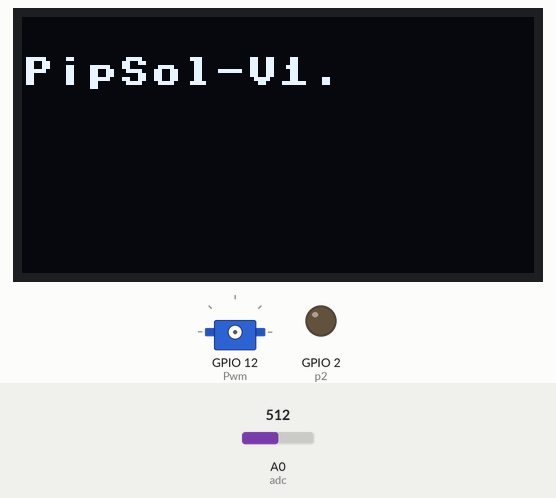
This program was run on a simulated ESP8266 board running MicroPython. Shown: 128×64 one-colour display, servo, output pins drawn as LEDs (lit = HIGH). The test bench sets the inputs (shaded band); at power-on: A0 (adc) = 512 (analog values on the 0–1023 scale). WiFi joins after 1.5 s; the clock reads 2024-03-15 10:24:30 at power-on unless the program sets it; requests to the public web service named in the program get a made-up reply in its usual format after 0.4 s (London, UTC, broken clouds, 64 % humidity, 1013 hPa unless stated); the board's own WiFi access point starts at once; servo angles are drawn from the pulse width (0.5 ms = 0°, 2.5 ms = 180°); pins used as bus, display or sensor lines are not drawn; what the program prints to the serial console is not drawn.

Above: at 0.9 s.
At 3.3 s:
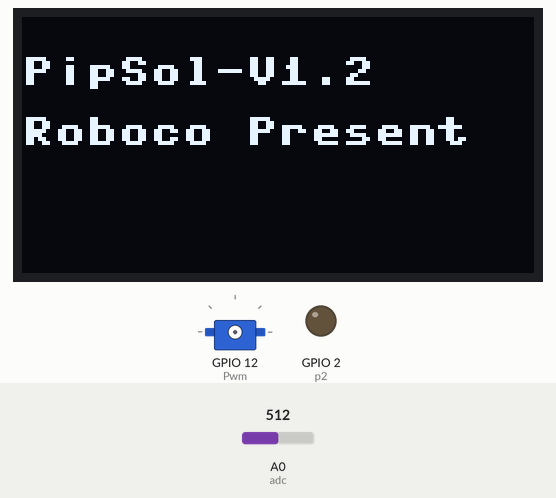
At 7.9 s:
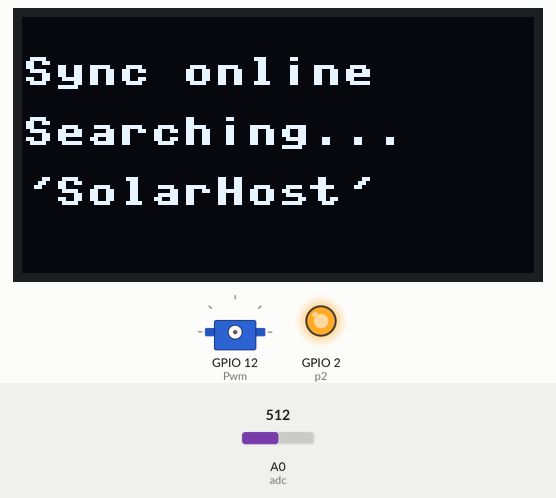
At 9.8 s:
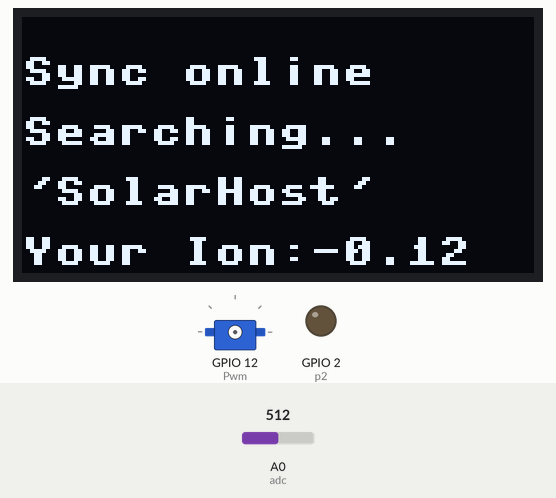
Timing chart, 0 to 36.7 s (numbered marks = the images above):
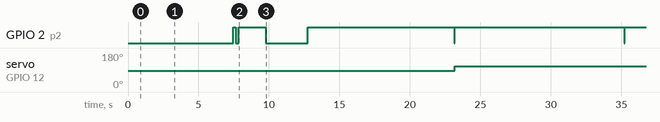

Measured:
- by itself, GPIO 2 (p2): HIGH → LOW at 7.7 s, → HIGH 0.20 s later, → LOW 1.9 s later, → HIGH 3.0 s later, … (8 changes in this stretch)
- by itself, servo on GPIO 12 (Pwm): 87° → 110° at 23.2 s
- what the display in image 1 shows lasts 1.0 s, from 3.2 s to 4.2 s
- what the display in image 2 shows lasts 1.2 s, from 7.3 s to 8.5 s

The program:

main.py
```python
from machine import RTC,Pin,PWM,SPI
import machine
import esp
import utime
from ssd1306 import SSD1306_SPI
import draw
import battery
def motor_angle(ang):
    DutyNow = 1000*((90-ang)/180 * 2+1.5)/20
    Pwm.duty(int(DutyNow))
    Pwm.init()
    utime.sleep_ms(2000)
    Pwm.deinit()

def sleep(sec,flashsec):
    from machine import Pin
    import utime
    p2 = Pin(2, Pin.OUT)
    while sec>1:
        sec=sec-flashsec
        utime.sleep_ms(flashsec*1000)
        p2.value(0)
        utime.sleep_ms(50)
        p2.value(1)

def drive_motor():
    if time[4] >= 7 and time[4] < 17:
        Angle = 15+((time[4]*60+time[5])-7*60)*150/600#very simple, 10 hrs a day,from 15-165 deg
        if time[6]>45 and time[5]%2==0:
            motor_angle(Angle)
            oled.invert(True)
            draw.draw_solarpanel(oled,Angle)
        sleep(10,10)
        oled.contrast(100)
    elif time[4] < 7 and time[4] >= 5:
        if time[5]>58:
            motor_angle(15)#prepare for morning
            draw.draw_solarpanel(oled,15)
        sleep(30,30)
    else:
        if time[5]>58:
            motor_angle(90)#if batterypack is down at night, solar panel should be on a neural position
            # and it is convenient for debug
            draw.draw_solarpanel(oled,90)
        oled.contrast(10)
        oled.invert(False)
        sleep(60,60)
def frame():
    if(battery.get_battery()<90):
        oled.poweroff()#when battery low, only control solar panel,don't display
        return
    oled.poweron()
    draw.clear_left(oled)
    oled.text(str(time[0]),14,10,1)
    month=str(time[1])
    day=str(time[2])
    hour=str(time[4])
    minute=str(time[5])
    if(len(month)==1):
        month=' '+month
    if(len(day)==1):
        day='0'+day
    if(len(hour)==1):
        hour=' '+hour
    if(len(minute)==1):
        minute='0'+minute
    oled.text(month+'-'+day,10,25,1)
    oled.text(hour+':'+minute,10,40,1)
    oled.rect(5, 5, 50, 46, 1)
    draw.draw_battery(oled)
    oled.show()
def time_sync():
    import ntptime
    import network
    import utime
    sta_if = network.WLAN(network.STA_IF)
    p2 = Pin(2, Pin.OUT)
    if not sta_if.isconnected() :
        sta_if.active(True)
        sta_if.connect('SolarHost', '')
        timeout=60
        while ((not sta_if.isconnected()) or (timeout>0)):
            draw.draw_wifi(oled,True)
            oled.show()
            p2.value(0)
            utime.sleep_ms(200)
            p2.value(1)
            utime.sleep_ms(200)
            timeout=timeout-1
            pass
        if(timeout>0):
            sync_ntp()
            sta_if.active(False)
            draw.draw_wifi(oled,False)


Pwm=PWM(Pin(12))#Motor PWM
Pwm.freq(50)
Pwm.duty(75)
Pwm.deinit()

spi=SPI(1)
oled=SSD1306_SPI(128,64,spi,Pin(4),Pin(5),Pin(15))
rtc = RTC()
p=rtc.datetime()
import draw
draw.draw_pip(oled)
oled.text('BAT:',4,56,1)
oled.contrast(10)

loopcnt=1
while 1:
    rtc = RTC()
    time = rtc.datetime()
    frame()
    oled.show()
    loopcnt=loopcnt-1
    if loopcnt<1:
        time_sync()
        loopcnt=1000
    drive_motor()
```

draw.py
```python
def draw_sun(fb,x,y):
    draw_round(fb,x,y,5)
    fb.line(x-11,y,x-8,y,1)
    fb.line(x+11,y,x+8,y,1)
    fb.line(x,y-11,x,y-8,1)
    fb.line(x,y+11,x,y+8,1)
    fb.line(x-9,y-9,x-6,y-6,1)
    fb.line(x+9,y+9,x+6,y+6,1)
    fb.line(x+9,y-9,x+6,y-6,1)
    fb.line(x-9,y+9,x-6,y+6,1)
def clear_left(fb):
    fb.fill_rect(0,0,55,55,0)

def draw_wifi(fb,isconnecting):
    if isconnecting==True:
        draw_round(fb,66,40,2)
        fb.line(66,43,66,49,1)
        fb.line(62,39,62,41,1)
        fb.line(70,39,70,41,1)
    else:
        fb.fill_rect(62,38,9,12,0)
def draw_round(fb,x,y,r):
    for i in range(x-r-1,x+r+2):
        for j in range(y-r-1,y+r+2):
            if (i-x)*(i-x)+(j-y)*(j-y)>(r-1)*(r-1) and (i-x)*(i-x)+(j-y)*(j-y)<(r+1)*(r):
                fb.pixel(i,j,1)
def draw_pip(fb):
    f=open("pip.txt")
    #用文本文件存储128x64的图片，用字符0/1代表黑白，十分朴实。
    for i in range(0,63):
        for j in range(0,127):
            fb.pixel(j,i,1-int(f.read(1)))
    f.close()
def draw_battery(fb):
    import battery
    percent=battery.get_battery()
    fb.fill_rect(35,55,20,9,0)#clear
    fb.rect(35,55,20,9,1)
    fb.fill_rect(37,57,int(16*percent/100),5,1)
    fb.show()

def draw_solarpanel(fb,angle):
    fb.fill_rect(56,0,21,16,0)#clear
    fb.line(56,15-int(15*(angle/180)),76,int(15*(angle/180)),1)#panel
    draw_round(fb,66,9,2)#axis
    fb.line(56+7,0,56+7,3,1)#light
    fb.line(56+10,0,56+10,3,1)#light
    fb.line(56+13,0,56+13,3,1)#light
    
```

battery.py
```python
def get_battery():
#使用14500磷酸铁锂电池,浮充于开发板3.3V上,设工作范围为2.9-3.3V。
#但在实践中，发现我那块板子的ADC量程并不是0-3.3V，而是0-3V，不知道是不是个体问题，因此代码未做修正。
    from machine import ADC
    adc=ADC(0)
    percent=100*(3.3*adc.read()/1023-2.9)/0.4
    if percent>100:
        percent=100
    elif percent<0:
        percent=0
    return percent
```

boot.py
```python
import ntptime
from machine import RTC,Pin,SPI
import network
import utime
from ssd1306 import SSD1306_SPI
def sync_ntp():
    import ujson,urequests
    js=urequests.get("http://ip-api.com/json") #根据ip判断经度的服务器。
    parsed = ujson.loads(js.text)
    lon=parsed["lon"] #太阳时间
    #lon=120 #经度120即为北京时间
    print('Your lon is:'+str(lon))
    roboco_animate('Your Ion:'+str(lon),55,14,80)
    ntptime.NTP_DELTA = 3155673600-int(lon*86400/360)   # 根据经度设置本地时间
    ntptime.host = 'ntp1.aliyun.com'  # NTP同步时间服务器
    ntptime.settime()
    rtc = RTC()
    print('Local time(DST):')
    print(rtc.datetime())

def roboco_animate(string,line,len,delay):
    for i in range(0,len):
        oled.text(str(string[i]),8*i,line,1)
        utime.sleep_ms(delay)
        oled.show()

def connect_and_sync():
    ap_if = network.WLAN(network.AP_IF)
    ap_if.active(True)
    ap_if.config(essid='Req_AP_SolarHost', channel=1)
    sta_if = network.WLAN(network.STA_IF)
    p2 = Pin(2, Pin.OUT)
    if not sta_if.isconnected():
        print('connecting to network...')
        sta_if.active(True)
        sta_if.connect('SolarHost', '')
        roboco_animate('\'SolarHost\'',40,11,80)
        while not sta_if.isconnected():
            p2.value(0)
            utime.sleep_ms(200)
            p2.value(1)
            utime.sleep_ms(200)
            pass
    sync_ntp()
    sta_if.active(False)
    ap_if.active(False)
    p2.value(0)
    utime.sleep_ms(3000)
    p2.value(1)


spi=SPI(1)
oled=SSD1306_SPI(128,64,spi,Pin(4),Pin(5),Pin(15))
roboco_animate('PipSol-V1.2',10,11,80)
utime.sleep_ms(1000)
roboco_animate('Roboco Present',25,14,80)

rtc = RTC()
time = rtc.datetime()
utime.sleep_ms(1000)
oled.fill(0)
oled.show()
print('Time is outdated, Updating...')
roboco_animate('Sync online',10,11,80)
roboco_animate('Searching...',25,12,80)
connect_and_sync()
print('Local time(DST):')
print(rtc.datetime())
```
